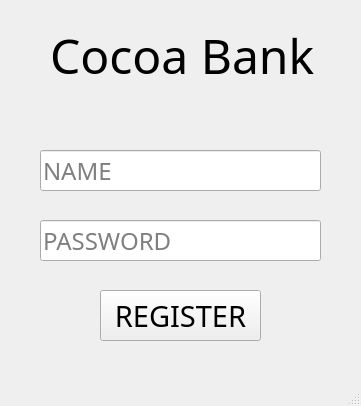
<?xml version="1.0" encoding="UTF-8"?>
<ui version="4.0">
 <class>MainWindow</class>
 <widget class="QMainWindow" name="MainWindow">
  <property name="geometry">
   <rect>
    <x>0</x>
    <y>0</y>
    <width>361</width>
    <height>406</height>
   </rect>
  </property>
  <property name="windowTitle">
   <string>Cocoa Bank Register</string>
  </property>
  <widget class="QWidget" name="centralwidget">
   <widget class="QLabel" name="label_title">
    <property name="geometry">
     <rect>
      <x>50</x>
      <y>30</y>
      <width>271</width>
      <height>51</height>
     </rect>
    </property>
    <property name="font">
     <font>
      <family>Malgun Gothic</family>
      <pointsize>36</pointsize>
     </font>
    </property>
    <property name="text">
     <string>Cocoa Bank</string>
    </property>
   </widget>
   <widget class="QLineEdit" name="txt_name">
    <property name="geometry">
     <rect>
      <x>40</x>
      <y>150</y>
      <width>281</width>
      <height>41</height>
     </rect>
    </property>
    <property name="font">
     <font>
      <family>Malgun Gothic</family>
      <pointsize>18</pointsize>
     </font>
    </property>
    <property name="inputMask">
     <string/>
    </property>
    <property name="text">
     <string/>
    </property>
    <property name="maxLength">
     <number>32767</number>
    </property>
    <property name="placeholderText">
     <string>NAME</string>
    </property>
   </widget>
   <widget class="QLineEdit" name="txt_password">
    <property name="geometry">
     <rect>
      <x>40</x>
      <y>220</y>
      <width>281</width>
      <height>41</height>
     </rect>
    </property>
    <property name="font">
     <font>
      <family>Malgun Gothic</family>
      <pointsize>18</pointsize>
     </font>
    </property>
    <property name="inputMask">
     <string/>
    </property>
    <property name="text">
     <string/>
    </property>
    <property name="maxLength">
     <number>32767</number>
    </property>
    <property name="echoMode">
     <enum>QLineEdit::Password</enum>
    </property>
    <property name="placeholderText">
     <string>PASSWORD</string>
    </property>
   </widget>
   <widget class="QPushButton" name="btn_register">
    <property name="geometry">
     <rect>
      <x>100</x>
      <y>290</y>
      <width>161</width>
      <height>51</height>
     </rect>
    </property>
    <property name="font">
     <font>
      <family>Malgun Gothic</family>
      <pointsize>22</pointsize>
     </font>
    </property>
    <property name="text">
     <string>REGISTER</string>
    </property>
   </widget>
  </widget>
  <widget class="QMenuBar" name="menubar">
   <property name="geometry">
    <rect>
     <x>0</x>
     <y>0</y>
     <width>361</width>
     <height>21</height>
    </rect>
   </property>
  </widget>
  <widget class="QStatusBar" name="statusbar"/>
 </widget>
 <resources/>
 <connections/>
</ui>
